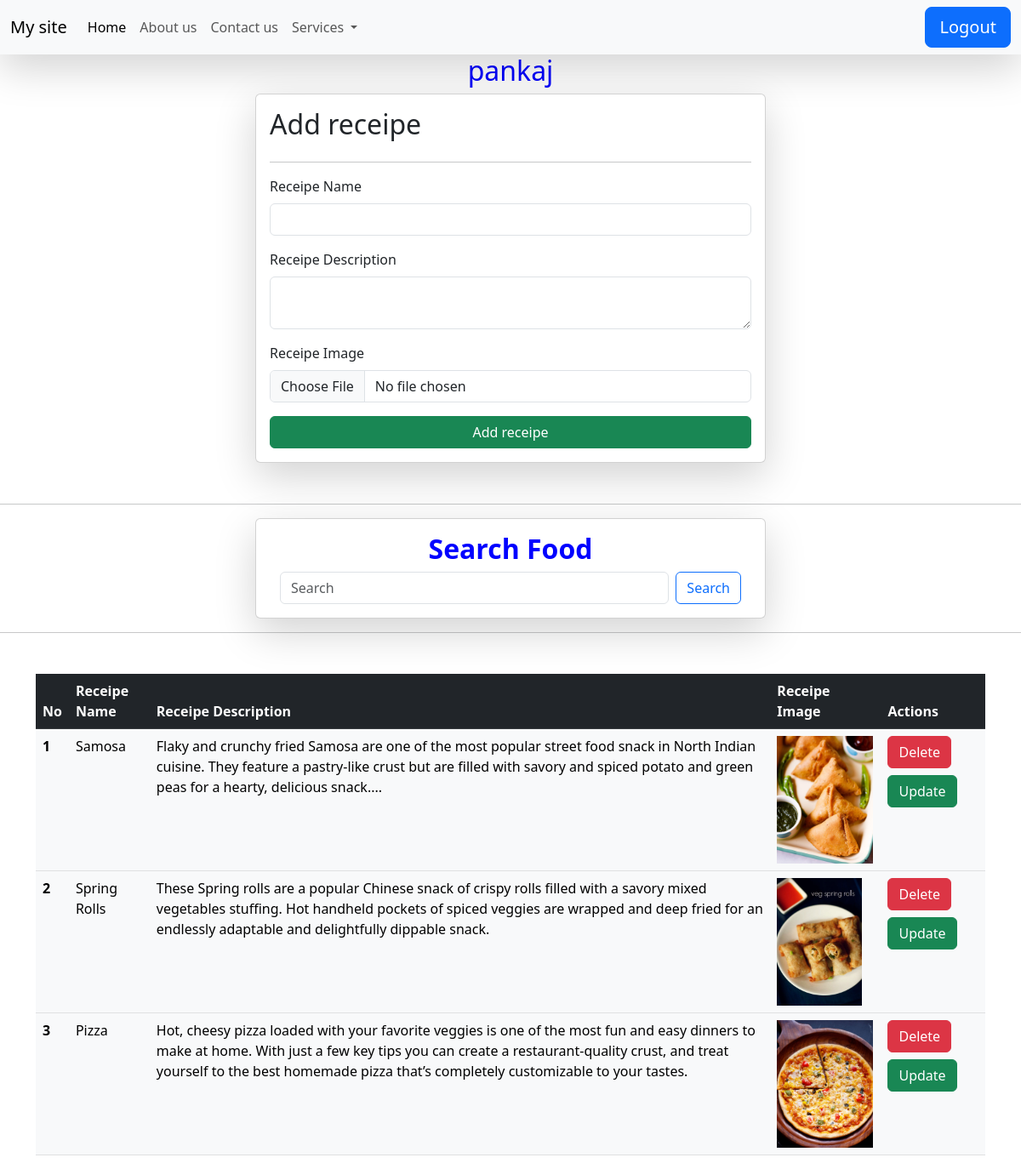
The app's page /receipes/ (signed in) with its own data.
### vege/models.py (models this page shows, shortened)
class RECEIPE(models.Model):
    user = models.ForeignKey(User,on_delete=models.SET_NULL,null=True,blank=True)
    receipe_name = models.CharField(max_length=100)
    receipe_descriptions = models.TextField()
    receipe_iamge = models.ImageField(upload_to='receipe')

### vege/views.py (the view, shortened to what this page needs)
# urls.py: path('receipes/',receipe,name="receipe"),
@login_required(login_url='/login')
def receipe(request):
    query = RECEIPE.objects.all()
    if request.GET.get('search'):
        query = query.filter(receipe_name__icontains = request.GET.get('search'))
    context = {
        'receipes':query
    }
    return render(request,"receipe.html",context)

### vege/templates/receipe.html (shortened to what this page needs)
{% extends 'control/base.html' %}
{% block body %}
{% if request.user.is_authenticated %}
<h2 style="text-align: center; color: blue;">{{request.user.first_name}}</h2>
{% endif %}
<form class="col-6 mx-auto card p-3 shadow-lg" method="post" enctype="multipart/form-data">
  <h2>Add receipe</h2>
  <hr>
  <div class="mb-3">
    <label for="rname" class="form-label">Receipe Name</label>
    <input type="text" class="form-control" id="rname" name="recipe_name" required>
  </div>
  <div class="mb-3">
    <label for="desp" class="form-label" rows="4" cols="50">Receipe Description</label>
    <TExtarea Class="form-control" id="desp" name="recipe_description"></TExtarea>
  </div>
  <div class="mb-3">
    <label for="img" class="form-label">Receipe Image</label>
    <input type="file" class="form-control" id="img" name="recipe_image">
  </div>
  <button type="submit" class="btn btn-success">Add receipe</button>
</form> <hr class="mt-5">
<div class="col-6 mx-auto card p-3 shadow-lg">
  <h2 style="text-align: center; color: blue; font-weight: bold;">Search Food</h2>
  <div class="container-fluid">
    <form class="d-flex" role="search">
      <input class="form-control me-2" type="search" name="search" placeholder="Search" aria-label="Search">
      <button class="btn btn-outline-primary" type="submit">Search</button>
    </form>
  </div>
</div>
<hr>
<div class="container mt-5">
  <table class="table table-hover mx-auto">
    <thead>
      <tr class="table-dark">
        <th scope="col">No</th>
        <th scope="col">Receipe Name</th>
        <th scope="col">Receipe Description</th>
        <th scope="col">Receipe Image</th>
        <th scope="col">Actions</th>
      </tr>
    </thead>
    {% for receipe in receipes %}
    <tbody>
      <tr class="table-light">
        <th scope="row">{{forloop.counter}}</th>
        <td>{{receipe.receipe_name}}</td>
        <td>{{receipe.receipe_descriptions}}</td>
        <td><img src="/media/{{receipe.receipe_iamge}}" style="height: 150px;"></td>
        <td>
          <a href="/delete_receipe/{{receipe.id}}" type="button" class="btn btn-danger">Delete</a>
          <a href="update_receipe/{{receipe.id}}" type="button" class="btn btn-success mt-2">Update</a>
        </td>
      </tr>
    </tbody>
    {% endfor %}
  </table>
</div>
{% endblock body %}

### control/templates/control/base.html (shortened to what this page needs)
<!doctype html>
<html lang="en">
  <head>
    <link href="https://cdn.jsdelivr.net/npm/bootstrap@5.3.0/dist/css/bootstrap.min.css" rel="stylesheet">
  </head>
  <body>
    <nav class="navbar navbar-expand-lg bg-body-tertiary  shadow-lg">
        <div class="container-fluid">
          <a class="navbar-brand" href="#">My site</a>
          <div class="collapse navbar-collapse" id="navbarSupportedContent">
            <ul class="navbar-nav me-auto mb-2 mb-lg-0">
              <li class="nav-item">
                <a class="nav-link active" aria-current="page" href="/">Home</a>
              </li>
              <li class="nav-item">
                <a class="nav-link" href="/about">About us</a>
              </li>
              <li class="nav-item">
                <a class="nav-link" href="/contact">Contact us</a>
              </li>
              <li class="nav-item dropdown">
                <a class="nav-link dropdown-toggle" href="#" role="button" data-bs-toggle="dropdown" aria-expanded="false">
                  Services
                </a>
              </li>
            </ul>
          </div>
          {% if request.user.is_authenticated %}
          <a href="/logout" type="submit" class="btn btn-primary btn-lg">Logout</a>
          {% else %}
          <a href="/login" type="submit" class="btn btn-primary btn-lg">Login</a>
          {% endif %}
        </div>
      </nav>
        {% block body %}{% endblock body %}
  </body>
</html>

### records on screen
RECEIPE: receipe_name "Samosa", receipe_descriptions "Flaky and crunchy fried Samosa are one of the most popular street food snack in North Indian cuisine. They feature a pastry-like crust but are filled with savory and spiced potato and green peas for a hearty, delicious snack....", receipe_iamge (picture)
RECEIPE: receipe_name "Spring Rolls", receipe_descriptions "These Spring rolls are a popular Chinese snack of crispy rolls filled with a savory mixed vegetables stuffing. Hot handheld pockets of spiced veggies are wrapped and deep fried for an endlessly adaptable and delightfully dippable snack.", receipe_iamge (picture)
RECEIPE: receipe_name "Pizza", receipe_descriptions "Hot, cheesy pizza loaded with your favorite veggies is one of the most fun and easy dinners to make at home. With just a few key tips you can create a restaurant-quality crust, and treat yourself to the best homemade pizza that’s completely customizable to your tastes.", receipe_iamge (picture)

### other values on screen
{{ request.user.first_name }} "pankaj"
